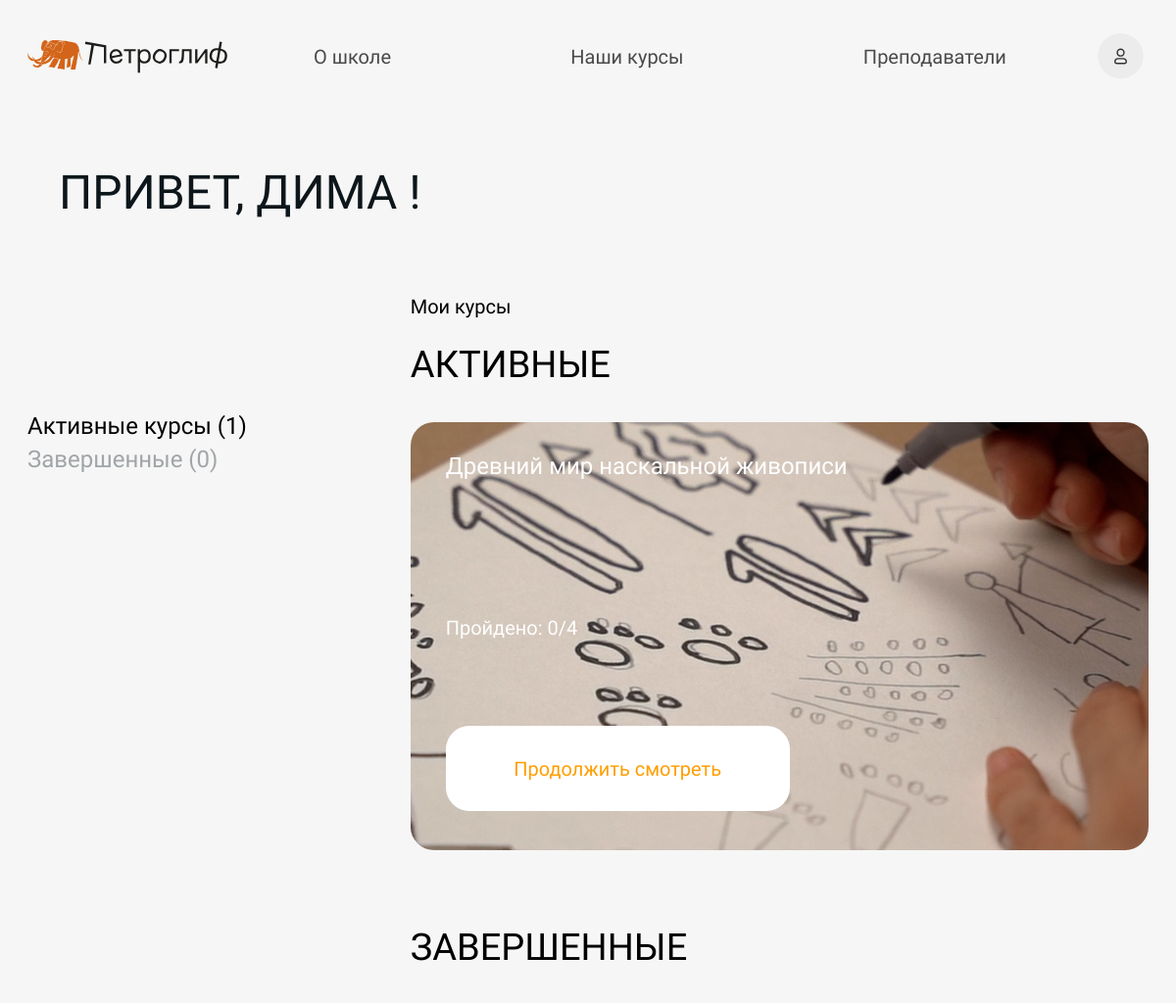
The page /self-account/ (signed in, upper part) on the database as committed earlier.
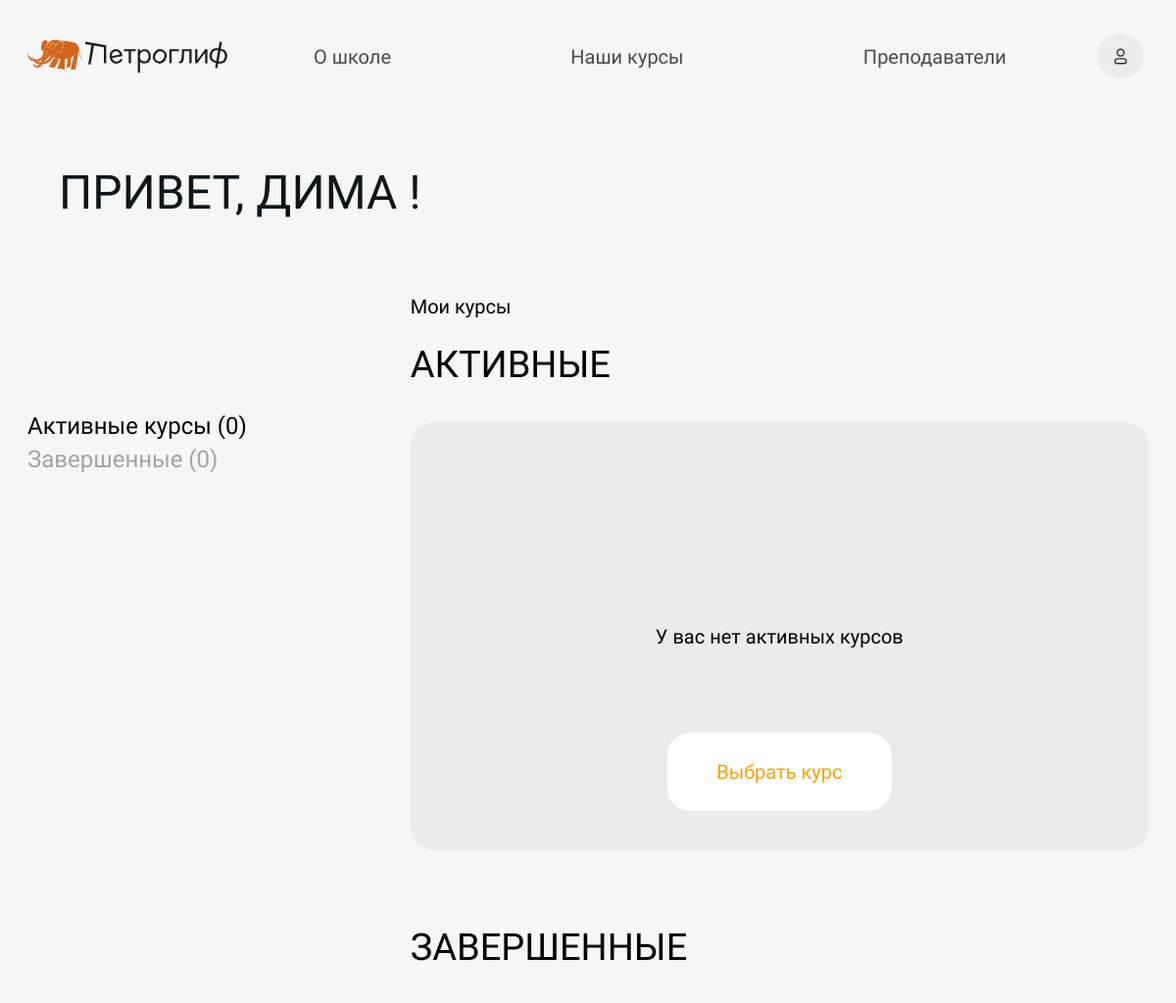
The same page on the database as committed later.
### mainapp/models.py (models this page shows, shortened)
class Course(models.Model):
    class CourseCategory(models.TextChoices):
        ART = ("ART", "ИСКУССТВО")
        DESIGN = ("DESIGN", "ДИЗАЙН")
        SOFT_SKILLS = ("SOFT_SKILLS", "SOFT SKILLS")
    id = models.UUIDField(default=uuid4, primary_key=True)
    title = models.CharField(verbose_name="Название курса", max_length=150)
    slug = models.SlugField(verbose_name="URL", max_length=200, unique=True, blank=True, null=True)
    category = models.CharField(verbose_name="Категория курса", max_length=11, choices=CourseCategory.choices)
    note = models.CharField(verbose_name="Цель курса", max_length=200, blank=True)
    description = models.TextField(verbose_name="Описание курса", blank=True)
    price = models.IntegerField(verbose_name="Стоимость курса")
    image = models.ImageField(verbose_name="Изображение", blank=True, null=True, upload_to="сourses_images")
    talents = models.ManyToManyField(Talent, verbose_name="Навыки, которые дает курс", related_name="courses")
    benefits = models.ManyToManyField(Benefit, verbose_name="Польза курса", related_name="courses")
    duration = models.CharField(verbose_name="Продолжительность курса", max_length=25, blank=True)
    age_group = models.CharField(verbose_name="Возрастная группа", max_length=25, blank=True)
    tools = models.TextField(verbose_name="Необходимые материалы и инструменты для курса", blank=True)
    preparation = models.ForeignKey(Preparation, verbose_name="Уровень подготовки", on_delete=models.CASCADE,
                                    null=True, related_name="courses")
    filling = models.TextField(verbose_name="Наполнение курса", blank=True)
    mentors = models.ManyToManyField(Mentor, verbose_name="Менторы", related_name="courses")
    question_lessons_features = models.TextField(verbose_name="Как проходят занятия на курсе?")
    question_access_duration = models.TextField(verbose_name="На сколько по времени доступен курс?")
    question_homework = models.TextField(verbose_name="Что насчет домашнего задания?")
    question_joining_telegram_chat = models.TextField(verbose_name="Что я получу, вступив в телеграм-канал курса?")
    question_paid_no_access = models.TextField(verbose_name="Я оплатил и не получил доступ к курсу")
    telegram_channel_link = models.URLField(verbose_name="Ссылка на тг-канал", blank=True, null=True)
    is_popular = models.BooleanField(verbose_name="Популярный", default=False)
    created_at = models.DateTimeField(verbose_name='Создан', auto_now_add=True)
    updated_at = models.DateTimeField(verbose_name='Обновлен', auto_now=True)
    deleted = models.BooleanField(verbose_name="Удален", default=False)
    class Meta:
        verbose_name = "Курс"
        verbose_name_plural = "Курсы"
        ordering = ["title"]

### mainapp/views.py (the view)
# urls.py: path('self-account/', main_views.view_self_account, name='self-account'),
def view_self_account(request):
    current_user = request.user
    if current_user.is_authenticated:
        account_courses = {}
        active_courses = 0
        completed_courses = 0
        courses = current_user.courses.all()
        for course in courses:
            account_courses[course.id] = {}
            account_courses[course.id]['title'] = course.title
            account_courses[course.id]['slug'] = course.slug
            account_courses[course.id]['image'] = course.image
            account_courses[course.id]['lesons_count'] = course.lessons.count()
            studentCourse = mainapp_models.StudentCourse.objects.filter(user=current_user) & mainapp_models.StudentCourse.objects.filter(course=course)
            if studentCourse:
                account_courses[course.id]['lesons_view'] = studentCourse[0].lesson_number - 1
            else:
                account_courses[course.id]['lesons_view'] = 0
            if account_courses[course.id]['lesons_count'] > account_courses[course.id]['lesons_view']:
                account_courses[course.id]['is_active'] = True
                active_courses += 1
            else:
                account_courses[course.id]['is_active'] = False
                completed_courses += 1
        context = {'user': current_user,
                   'active_courses': active_courses,
                   'completed_courses': completed_courses,
                   'account_courses': account_courses,
                   }
        return render(request, 'mainapp/user_page.html', context)
    else:
        messages.error(request, 'Для входа в личный кабинет Вам необходимо авторизоваться')
        return redirect('index')

### authapp/auth.py (called while the page is built)
    def get_user(self, user_id):
        try:
            return User.objects.get(pk=user_id)
        except User.DoesNotExist:
            return None

### mainapp/templates/mainapp/user_page.html (shortened to what this page needs)
{% extends "mainapp/base.html" %}
{% block content %}
    {% include "mainapp/parts_pages/account_courses.html" %}
{% endblock %}

### mainapp/templates/mainapp/parts_pages/account_courses.html (shortened to what this page needs)
{% load static %}
<div class="site-box">
    <h1 class="section__title">Привет, {{ user.first_name }} !</h1>
</div>
<div class="site-box">
    <div class="account__courses-my">
        <div class="account__courses-my-nothing"></div>
        <div class="account__courses-my-text">Мои курсы</div>
    </div>
    <div class="account__courses">
        <div class="account__courses-stat">
            <p class="account__courses-stat-active">Активные курсы ({{ active_courses }})</p>
            <p class="account__courses-stat-end">Завершенные ({{ completed_courses }})</p>
        </div>
        <div class="account__courses-data">
            <p class="account__courses-active">АКТИВНЫЕ</p>
            {% if active_courses <= 0 %}
            <div class="account__courses-none">
                <p>У вас нет активных курсов</p>
                <a href="/#anchor-courses" class="account__courses-buy">Выбрать курс</a>
            </div>
            {% else %}
                {% for key, value in account_courses.items %}
                    {% if value.is_active %}
                    <div class="account__courses-card">
                        <img src="/media/{{ value.image }}" alt="" class="account__courses-card-img">
                        <p class="account__courses-card-name">{{ value.title }}</p>
                        <p class="account__courses-card-count">Пройдено: {{ value.lesons_view }}/{{ value.lesons_count }}</p>
                        <a href="/self-account/course/{{ value.slug }}/" class="account__courses-card-a">
                            <div class="account__courses-card-btn">Продолжить смотреть</div>
                        </a>
                    </div>
                    {% endif %}
                {% endfor %}
            {% endif %}
        </div>
    </div>
</div>
<div class="site-box">
    <div class="account__courses">
        <div class="account__courses-stat"></div>
        <div class="account__courses-data">
            <p class="account__courses-active">ЗАВЕРШЕННЫЕ</p>
        </div>
    </div>
</div>

Rows that differ between the two databases and show on the page:
no longer on this page (row edited): Course: image (picture), title "Древний мир наскальной живописи"
Other text that changed with them:
{{ active_courses }}: "1" → "0"
text now shown: "У вас нет активных курсов Выбрать курс"
list line gone: "Пройдено: 0 / 4 Продолжить смотреть"
